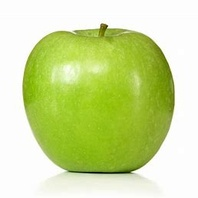
#> input picture Test-Images/unripeapple.jpeg, 198 x 198 px, shrunk from 258 x 258 before the run, found by its file name
$ python fruits.py
#> lines starting #> are read from the running program, lines starting #| are printed output that depends on the picture; after the words box and inside, x2 and y2 are one past the last pixel; in counts of white or black regions, pixels touching at a corner belong together
import cv2
import numpy as np

# Function to detect fruit ripeness based on color
def detect_fruit_ripeness(image_path):
    # Load the image
    img = cv2.imread(image_path)
#> img is the input picture: shape (198, 198, 3); mean B, G, R 154.4, 221.8, 205.2

    # Convert image to HSV (Hue, Saturation, Value) color space
    hsv = cv2.cvtColor(img, cv2.COLOR_BGR2HSV)
#> hsv: shape (198, 198, 3); mean H, S, V 27.4, 91.2, 221.8

    # Define lower and upper bounds for the color of ripe fruits
    # These values are approximate and may need further adjustment

    # Ripe apple
    lower_ripe_apple = np.array([0, 50, 50])
    upper_ripe_apple = np.array([10, 90, 90])

    # Ripe banana
    lower_ripe_banana = np.array([30, 100, 100])
    upper_ripe_banana = np.array([60, 255, 255])

    # Ripe strawberry
    lower_ripe_strawberry = np.array([140, 70, 50])
    upper_ripe_strawberry = np.array([180, 255, 255])

    # Ripe orange
    lower_ripe_orange = np.array([10, 100, 20])
    upper_ripe_orange = np.array([30, 255, 255])

    # Ripe blueberry
    lower_ripe_blueberry = np.array([100, 50, 50])
    upper_ripe_blueberry = np.array([140, 255, 255])

    # Ripe lemon
    lower_ripe_lemon = np.array([20, 100, 100])
    upper_ripe_lemon = np.array([40, 255, 255])

    # Ripe mango
    lower_ripe_mango = np.array([20, 100, 100])
    upper_ripe_mango = np.array([45, 255, 255])

    # Ripe grape
    lower_ripe_grape = np.array([110, 50, 50])
    upper_ripe_grape = np.array([140, 255, 255])

    # Ripe kiwi
    lower_ripe_kiwi = np.array([60, 100, 100])
    upper_ripe_kiwi = np.array([85, 255, 255])

    # Ripe watermelon
    lower_ripe_watermelon = np.array([0, 100, 100])
    upper_ripe_watermelon = np.array([10, 255, 255])


    # Create a mask for each ripe fruit
    mask_ripe_apple = cv2.inRange(hsv, lower_ripe_apple, upper_ripe_apple)
#> mask_ripe_apple: shape (198, 198); every value is 0
    mask_ripe_banana = cv2.inRange(hsv, lower_ripe_banana, upper_ripe_banana)
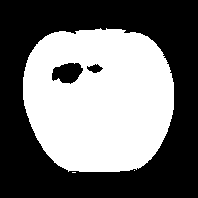
#> mask_ripe_banana: shape (198, 198); 45.1% white; 3 white regions (2 under 20 px), largest, box (x1, y1, x2, y2) and area: (23, 28, 174, 172) 17684
    mask_ripe_strawberry = cv2.inRange(hsv, lower_ripe_strawberry, upper_ripe_strawberry)
    mask_ripe_orange = cv2.inRange(hsv, lower_ripe_orange, upper_ripe_orange)
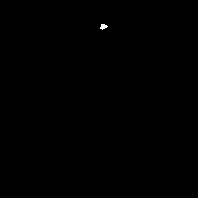
#> mask_ripe_orange: shape (198, 198); 0.08% white; 1 white region, box (x1, y1, x2, y2) and area: (100, 24, 108, 30) 30
    mask_ripe_blueberry = cv2.inRange(hsv, lower_ripe_blueberry, upper_ripe_blueberry)
    mask_ripe_lemon = cv2.inRange(hsv, lower_ripe_lemon, upper_ripe_lemon)
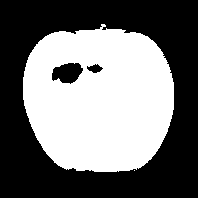
#> mask_ripe_lemon: shape (198, 198); 45.1% white; 2 white regions (1 under 20 px), largest, box (x1, y1, x2, y2) and area: (23, 24, 174, 172) 17661
    mask_ripe_mango = cv2.inRange(hsv, lower_ripe_mango, upper_ripe_mango)
#> mask_ripe_mango: shape (198, 198); 45.2% white; 3 white regions (2 under 20 px), largest, box (x1, y1, x2, y2) and area: (23, 24, 174, 172) 17702
    mask_ripe_grape = cv2.inRange(hsv, lower_ripe_grape, upper_ripe_grape)
    mask_ripe_kiwi = cv2.inRange(hsv, lower_ripe_kiwi, upper_ripe_kiwi)
    mask_ripe_watermelon = cv2.inRange(hsv, lower_ripe_watermelon, upper_ripe_watermelon)


    # Count the number of non-zero pixels in the mask for each fruit
    ripe_pixel_count_apple = np.count_nonzero(mask_ripe_apple)
#> ripe_pixel_count_apple = 0
    ripe_pixel_count_banana = np.count_nonzero(mask_ripe_banana)
#> ripe_pixel_count_banana = 17689
    ripe_pixel_count_strawberry = np.count_nonzero(mask_ripe_strawberry)
#> ripe_pixel_count_strawberry = 0
    ripe_pixel_count_orange = np.count_nonzero(mask_ripe_orange)
#> ripe_pixel_count_orange = 30
    ripe_pixel_count_blueberry = np.count_nonzero(mask_ripe_blueberry)
#> ripe_pixel_count_blueberry = 0
    ripe_pixel_count_lemon = np.count_nonzero(mask_ripe_lemon)
#> ripe_pixel_count_lemon = 17662
    ripe_pixel_count_mango = np.count_nonzero(mask_ripe_mango)
#> ripe_pixel_count_mango = 17707
    ripe_pixel_count_grape = np.count_nonzero(mask_ripe_grape)
#> ripe_pixel_count_grape = 0
    ripe_pixel_count_kiwi = np.count_nonzero(mask_ripe_kiwi)
#> ripe_pixel_count_kiwi = 0
    ripe_pixel_count_watermelon = np.count_nonzero(mask_ripe_watermelon)
#> ripe_pixel_count_watermelon = 0


    # Assuming a simple threshold: If more than 1000 pixels are ripe, consider it ripe
    if ripe_pixel_count_apple > 100:
        return "Ripe "
    elif ripe_pixel_count_banana > 1000:
        return "Ripe "
    elif ripe_pixel_count_strawberry > 1000:
        return "Ripe "
    elif ripe_pixel_count_orange > 1000:
        return "Ripe "
    elif ripe_pixel_count_blueberry > 1000:
        return "Ripe "
    elif ripe_pixel_count_lemon > 1000:
        return "Ripe "
    elif ripe_pixel_count_mango > 1000:
        return "Ripe "
    elif ripe_pixel_count_grape > 1000:
        return "Ripe "
    elif ripe_pixel_count_kiwi > 1000:
        return "Ripe "
    elif ripe_pixel_count_watermelon > 1000:
        return "Ripe "
    else:
        return "Unripe"


# List of image paths
image_paths = [
               r"C:\Users\mdsng\OneDrive\Desktop\ripetest\unripeapple.jpeg",r"C:\Users\mdsng\OneDrive\Desktop\ripetest\banana.jpg",
               r"C:\Users\mdsng\OneDrive\Desktop\ripetest\strawberry.jpg",r"C:\Users\mdsng\OneDrive\Desktop\ripetest\orange.jpg",
               r"C:\Users\mdsng\OneDrive\Desktop\ripetest\blueberry.jpeg",r"C:\Users\mdsng\OneDrive\Desktop\ripetest\lemon.jpg",
               r"C:\Users\mdsng\OneDrive\Desktop\ripetest\mango.jpg", r"C:\Users\mdsng\OneDrive\Desktop\ripetest\grapes.jpeg",
               r"C:\Users\mdsng\OneDrive\Desktop\ripetest\kiwi.jpg", r"C:\Users\mdsng\OneDrive\Desktop\ripetest\watermelon.jpg"]

# Iterate over each image and predict ripeness
for image_path in image_paths:
    print(f'Predicted ripeness for {image_path}: {detect_fruit_ripeness(image_path)}')
#> pass 2 of the loop `for image_path in image_paths:`:
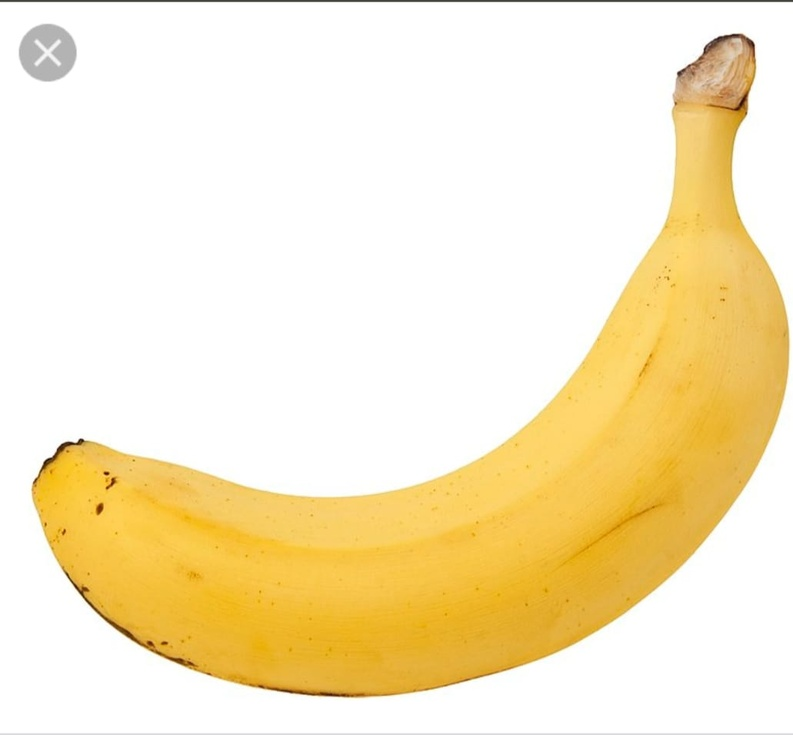
#> input picture Test-Images/banana.jpg, 793 x 735 px, shrunk from 1031 x 956 before the run, found by its file name
#> in detect_fruit_ripeness, img is the input picture: shape (735, 793, 3); mean B, G, R 197.5, 234, 248.8
#> hsv: shape (735, 793, 3); mean H, S, V 9.7, 55, 248.9
#> in detect_fruit_ripeness (call 2), `mask_ripe_apple = cv2.inRange(hsv, lower_ripe_apple, upper_ripe_apple)`:
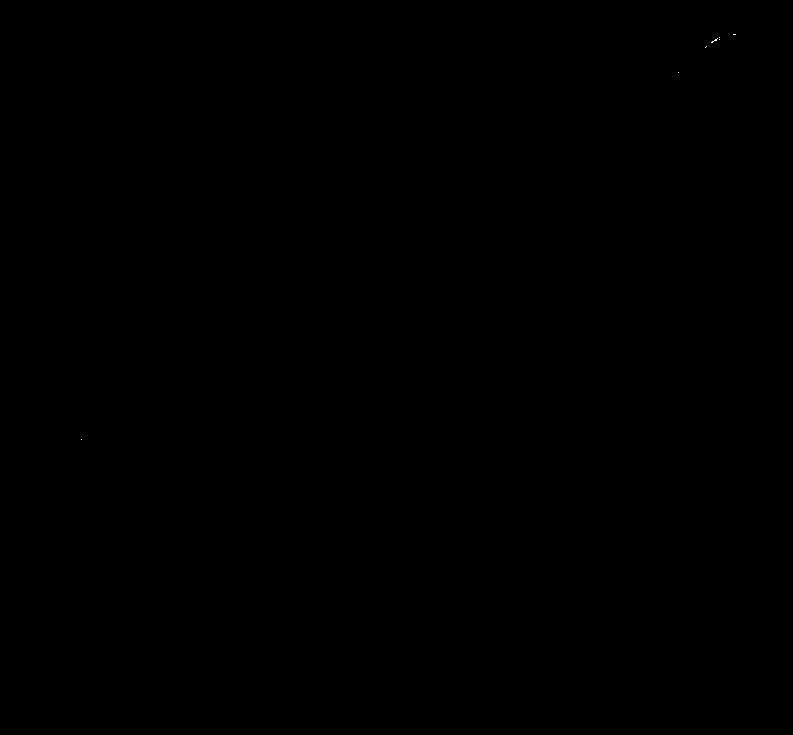
#> mask_ripe_apple: shape (735, 793); 0% white in thin lines or dots, all inside (x1, y1, x2, y2) = (81, 34, 736, 440)
#> mask_ripe_banana: shape (735, 793); every value is 0
#> mask_ripe_orange: shape (735, 793); 30.4% white; 11 white regions (9 under 20 px), largest, box (x1, y1, x2, y2) and area: (32, 35, 789, 697) 176881, (688, 36, 732, 78) 507
#> in detect_fruit_ripeness (call 2), `mask_ripe_lemon = cv2.inRange(hsv, lower_ripe_lemon, upper_ripe_lemon)`:
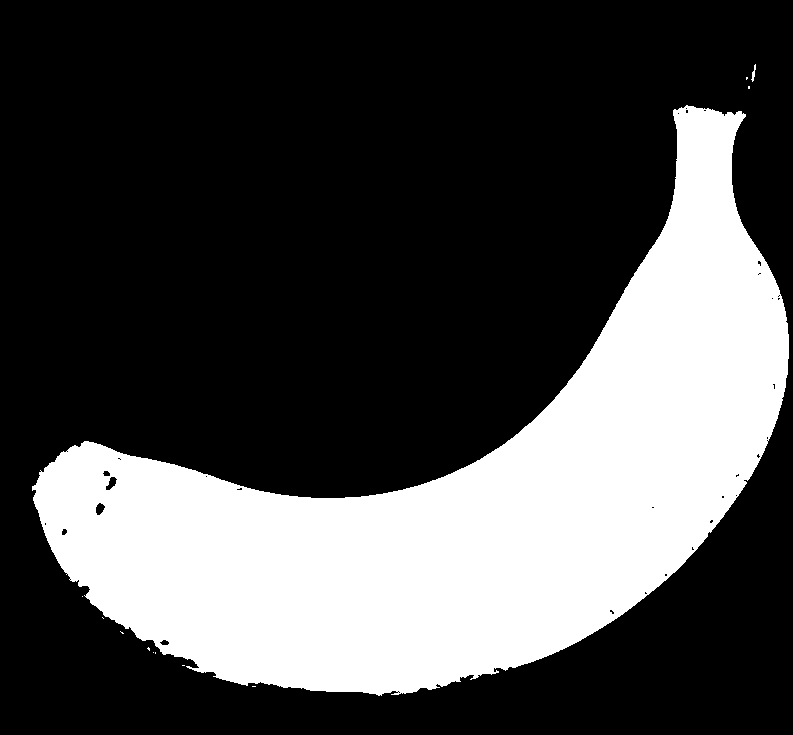
#> mask_ripe_lemon: shape (735, 793); 29.5% white; 12 white regions (10 under 20 px), largest, box (x1, y1, x2, y2) and area: (32, 105, 789, 696) 172062, (751, 64, 756, 82) 39
#> mask_ripe_watermelon: shape (735, 793); 0% white in thin lines or dots, all inside (x1, y1, x2, y2) = (683, 35, 752, 103)
#> ripe_pixel_count_apple = 19
#> ripe_pixel_count_banana = 0
#> ripe_pixel_count_orange = 177435
#> ripe_pixel_count_lemon = 172137
#> ripe_pixel_count_watermelon = 27
#> pass 3 of the loop `for image_path in image_paths:`:
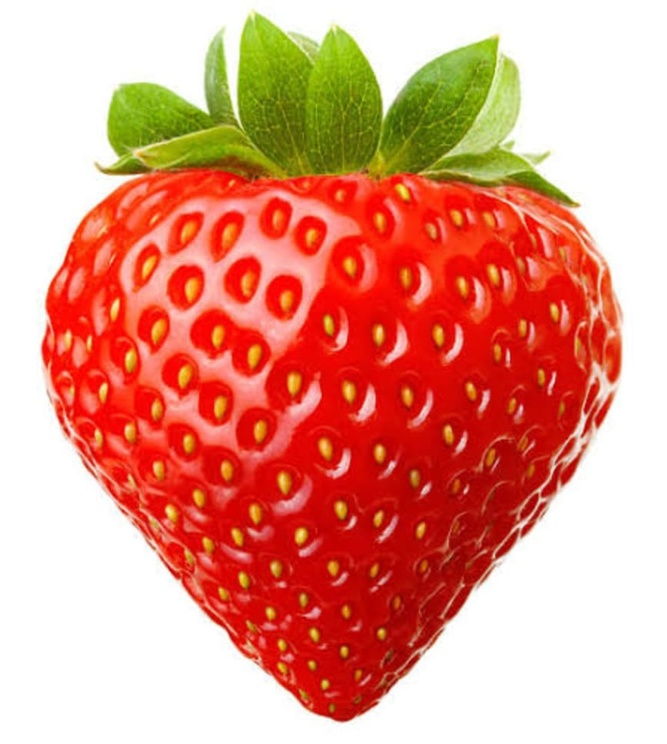
#> input picture Test-Images/strawberry.jpg, 667 x 744 px, shrunk from 867 x 967 before the run, found by its file name
#> in detect_fruit_ripeness, img is the input picture: shape (744, 667, 3); mean B, G, R 132.9, 152.6, 227.7
#> hsv: shape (744, 667, 3); mean H, S, V 9.7, 119.6, 230.2
#> mask_ripe_apple: shape (744, 667); every value is 0
#> in detect_fruit_ripeness (call 3), `mask_ripe_banana = cv2.inRange(hsv, lower_ripe_banana, upper_ripe_bana..`:
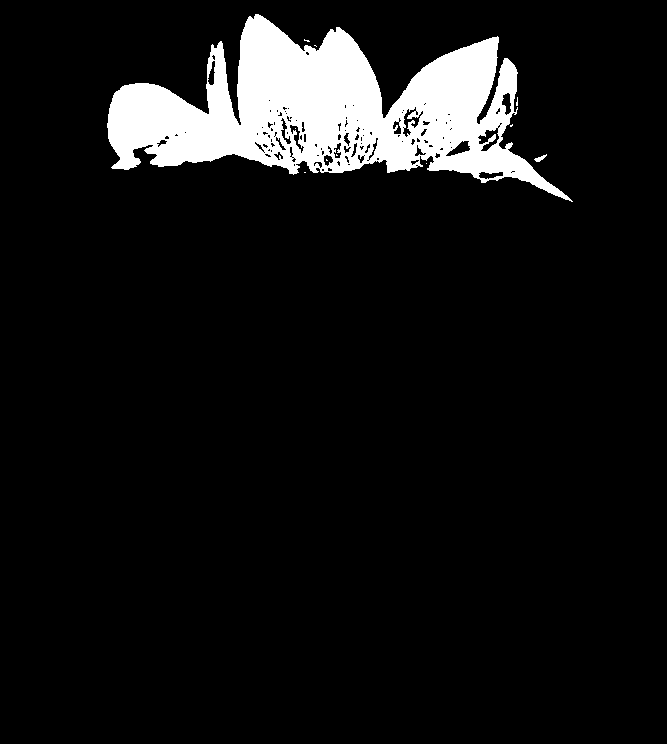
#> mask_ripe_banana: shape (744, 667); 8.1% white; 11 white regions (9 under 20 px), largest, box (x1, y1, x2, y2) and area: (107, 14, 573, 202) 40077, (534, 154, 547, 162) 45
#> mask_ripe_strawberry: shape (744, 667); 1.1% white; 468 white regions (409 under 20 px), largest, box (x1, y1, x2, y2) and area: (278, 481, 313, 514) 426, (221, 546, 253, 566) 169, (299, 540, 320, 560) 149
#> mask_ripe_orange: shape (744, 667); 3.1% white; 175 white regions (73 under 20 px), largest, box (x1, y1, x2, y2) and area: (100, 150, 579, 208) 4850, (288, 373, 301, 395) 217, (248, 345, 261, 368) 213
#> mask_ripe_lemon: shape (744, 667); 8.5% white; 70 white regions (45 under 20 px), largest, box (x1, y1, x2, y2) and area: (100, 14, 579, 207) 41129, (127, 353, 134, 368) 75, (398, 186, 408, 198) 67
#> mask_ripe_mango: shape (744, 667); 8.8% white; 65 white regions (40 under 20 px), largest, box (x1, y1, x2, y2) and area: (100, 14, 579, 207) 42548, (127, 353, 134, 368) 75, (398, 186, 408, 198) 67
#> in detect_fruit_ripeness (call 3), `mask_ripe_watermelon = cv2.inRange(hsv, lower_ripe_watermelon, upper_r..`:
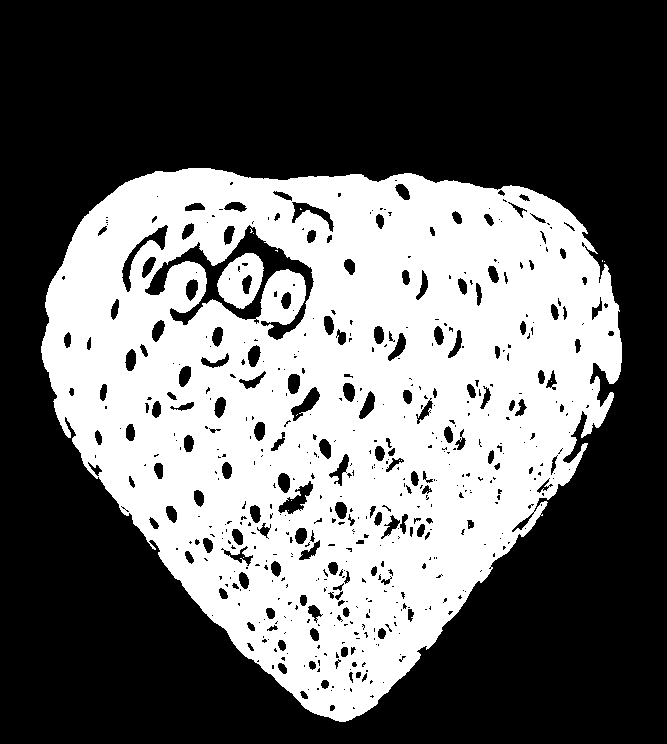
#> mask_ripe_watermelon: shape (744, 667); 40.4% white; 17 white regions (15 under 20 px), largest, box (x1, y1, x2, y2) and area: (41, 168, 622, 722) 198833, (217, 253, 264, 309) 1669
#> ripe_pixel_count_apple = 0
#> ripe_pixel_count_banana = 40163
#> ripe_pixel_count_strawberry = 5333
#> ripe_pixel_count_orange = 15625
#> ripe_pixel_count_lemon = 42391
#> ripe_pixel_count_mango = 43785
#> ripe_pixel_count_watermelon = 200530
#> (the run stopped early here; a loop or call above may not have finished)
